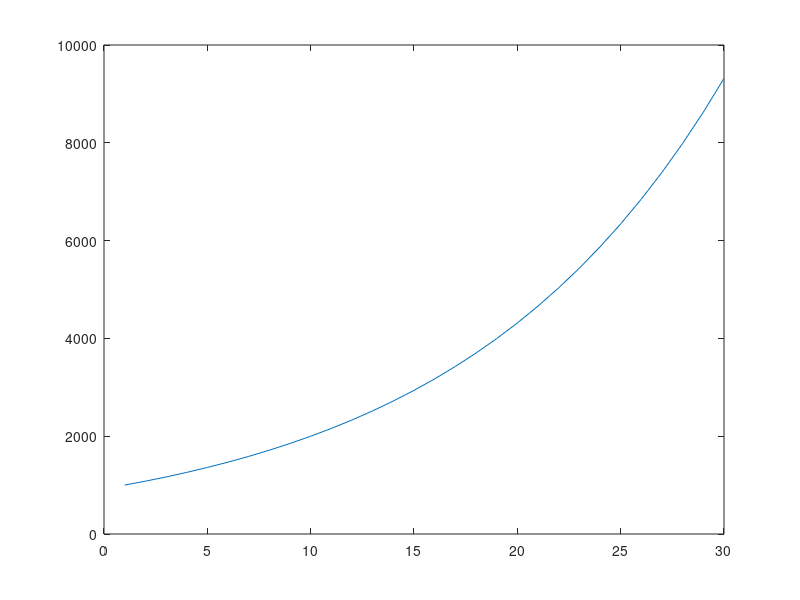

This figure's MATLAB source:
initial=1000;
sum=initial;
v=[];
for i=1:1:30
    v(i)=sum;
    sum = sum+(8/100)*sum;
end
disp(sum)
x=[1:1:30];
plot(x,v);